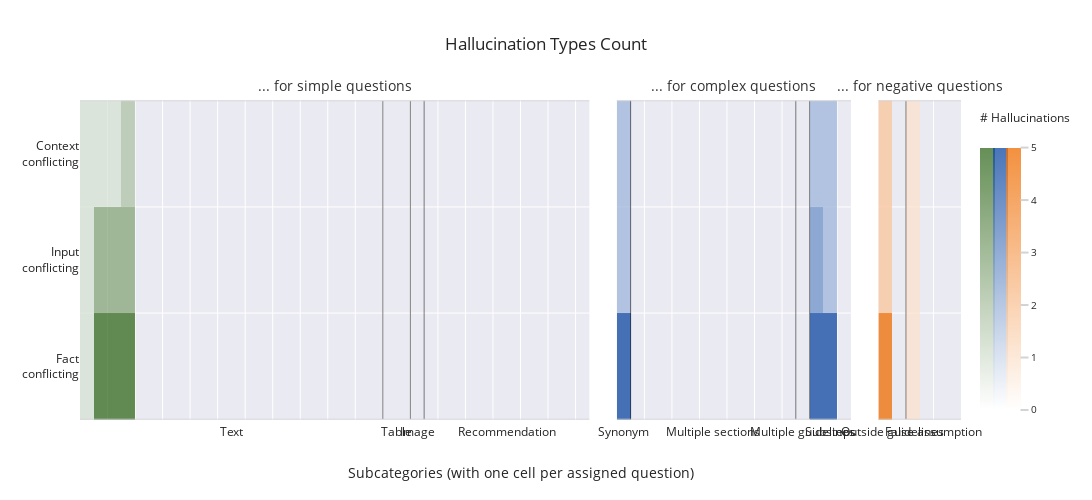

Here is the notebook cell this chart was saved with:
### Code cell
azure_generator_only_wf_system: WorkflowSystem = init_stored_wf_system(dbi, azure_generator_only_config, BACKEND_API_URL)
list_hallucinations = get_sum_hallucinations_per_question(azure_generator_only_wf_system)
avg_count_hallucinations_per_question = sum(list_hallucinations) / sum(1 for item in list_hallucinations if item is not None)
df__hallucinations, img__hallucinations = analyze_and_visualize_hallucinations(azure_generator_only_wf_system)
img__hallucinations.update_layout(width=2*screen_width, height=screen_height)

print(f"Overall hallucinations per question: {avg_count_hallucinations_per_question:.2f}")

img__hallucinations

### Figure 1 — Plotly figure (JSON) as saved in the notebook; plotly's stock layout.template omitted (floating-point values rounded to 4 significant figures)
{"data": [{"colorbar": {"len": 1, "outlinewidth": 0, "thickness": 15, "tickcolor": "lightgray", "tickfont": {"size": 10}, "ticks": "outside", "tickvals": [], "title": {"font": {"size": 12}, "side": "top", "text": "# Hallucinations<br>&nbsp;"}, "x": 1.01}, "colorscale": [[0, "rgba(255, 255, 255, 0.75)"], [1, "rgba(51, 105, 30, 0.75)"]], "type": "heatmap", "x": ["Q0 (Text)", "Q1 (Text)", "Q2 (Text)", "Q3 (Text)", "Q4 (Text)", "Q5 (Text)", "Q6 (Text)", "Q7 (Text)", "Q8 (Text)", "Q9 (Text)", "Q10 (Text)", "Q11 (Text)", "Q12 (Text)", "Q13 (Text)", "Q14 (Text)", "Q15 (Text)", "Q16 (Text)", "Q17 (Text)", "Q18 (Text)", "Q19 (Text)", "Q20 (Text)", "Q21 (Text)", "Q22 (Table)", "Q23 (Table)", "Q24 (Image)", "Q25 (Recommendation)", "Q26 (Recommendation)", "Q27 (Recommendation)", "Q28 (Recommendation)", "Q29 (Recommendation)", "Q30 (Recommendation)", "Q31 (Recommendation)", "Q32 (Recommendation)", "Q33 (Recommendation)", "Q34 (Recommendation)", "Q35 (Recommendation)", "Q36 (Recommendation)"], "xaxis": "x", "y": ["Fact<br>conflicting", "Input<br>conflicting", "Context<br>conflicting"], "yaxis": "y", "z": [[1, 5, 5, 5, null, null, null, null, null, null, null, null, null, null, null, null, null, null, null, null, null, null, null, null, null, null, null, null, null, null, null, null, null, null, null, null, null], [1, 3, 3, 3, null, null, null, null, null, null, null, null, null, null, null, null, null, null, null, null, null, null, null, null, null, null, null, null, null, null, null, null, null, null, null, null, null], [1, 1, 1, 2, null, null, null, null, null, null, null, null, null, null, null, null, null, null, null, null, null, null, null, null, null, null, null, null, null, null, null, null, null, null, null, null, null]], "zmax": 5, "zmin": 0}, {"colorbar": {"len": 1, "outlinewidth": 0, "thickness": 15, "tickcolor": "lightgray", "tickfont": {"size": 10}, "ticks": "outside", "tickvals": [], "title": {"text": "&nbsp;<br>&nbsp;"}, "x": 1.025}, "colorscale": [[0, "rgba(255, 255, 255, 0.75)"], [1, "rgba(13, 71, 161, 0.75)"]], "type": "heatmap", "x": ["Q37 (Synonym)", "Q38 (Multiple sections)", "Q39 (Multiple sections)", "Q40 (Multiple sections)", "Q41 (Multiple sections)", "Q42 (Multiple sections)", "Q43 (Multiple sections)", "Q44 (Multiple sections)", "Q45 (Multiple sections)", "Q46 (Multiple sections)", "Q47 (Multiple sections)", "Q48 (Multiple sections)", "Q49 (Multiple sections)", "Q50 (Multiple guidelines)", "Q51 (Substeps)", "Q52 (Substeps)", "Q53 (Substeps)"], "xaxis": "x2", "y": ["Fact<br>conflicting", "Input<br>conflicting", "Context<br>conflicting"], "yaxis": "y2", "z": [[5, null, null, null, null, null, null, null, null, null, null, null, null, null, 5, 5, null], [2, null, null, null, null, null, null, null, null, null, null, null, null, null, 3, 2, null], [2, null, null, null, null, null, null, null, null, null, null, null, null, null, 2, 2, null]], "zmax": 5, "zmin": 0}, {"colorbar": {"len": 1, "outlinewidth": 0, "thickness": 15, "tickcolor": "lightgray", "tickfont": {"size": 10}, "ticks": "outside", "title": {"text": "&nbsp;<br>&nbsp;"}, "x": 1.04}, "colorscale": [[0, "rgba(255, 255, 255, 0.75)"], [1, "rgba(239, 108, 0, 0.75)"]], "type": "heatmap", "x": ["Q54 (Outside guidelines)", "Q55 (Outside guidelines)", "Q56 (False assumption)", "Q57 (False assumption)", "Q58 (False assumption)", "Q59 (False assumption)"], "xaxis": "x3", "y": ["Fact<br>conflicting", "Input<br>conflicting", "Context<br>conflicting"], "yaxis": "y3", "z": [[5, null, 1, null, null, null], [2, null, 1, null, null, null], [2, null, 1, null, null, null]], "zmax": 5, "zmin": 0}], "layout": {"annotations": [{"showarrow": false, "text": "Text", "x": 10.5, "xanchor": "center", "xref": "x", "y": -0.07, "yref": "paper"}, {"showarrow": false, "text": "Table", "x": 22.5, "xanchor": "center", "xref": "x", "y": -0.07, "yref": "paper"}, {"showarrow": false, "text": "Image", "x": 24, "xanchor": "center", "xref": "x", "y": -0.07, "yref": "paper"}, {"showarrow": false, "text": "Recommendation", "x": 30.5, "xanchor": "center", "xref": "x", "y": -0.07, "yref": "paper"}, {"showarrow": false, "text": "Synonym", "x": 0, "xanchor": "center", "xref": "x2", "y": -0.07, "yref": "paper"}, {"showarrow": false, "text": "Multiple sections", "x": 6.5, "xanchor": "center", "xref": "x2", "y": -0.07, "yref": "paper"}, {"showarrow": false, "text": "Multiple guidelines", "x": 13, "xanchor": "center", "xref": "x2", "y": -0.07, "yref": "paper"}, {"showarrow": false, "text": "Substeps", "x": 15, "xanchor": "center", "xref": "x2", "y": -0.07, "yref": "paper"}, {"showarrow": false, "text": "Outside guidelines", "x": 0.5, "xanchor": "center", "xref": "x3", "y": -0.07, "yref": "paper"}, {"showarrow": false, "text": "False assumption", "x": 3.5, "xanchor": "center", "xref": "x3", "y": -0.07, "yref": "paper"}, {"font": {"size": 14}, "showarrow": false, "text": "Subcategories (with one cell per assigned question)", "x": 0.5, "xref": "paper", "y": -0.2, "yref": "paper"}, {"font": {"color": "#333", "size": 14}, "showarrow": false, "text": "... for simple questions", "x": 0.2891, "xanchor": "center", "xref": "paper", "y": 1.08, "yref": "paper"}, {"font": {"color": "#333", "size": 14}, "showarrow": false, "text": "... for complex questions", "x": 0.7422, "xanchor": "center", "xref": "paper", "y": 1.08, "yref": "paper"}, {"font": {"color": "#333", "size": 14}, "showarrow": false, "text": "... for negative questions", "x": 0.9531, "xanchor": "center", "xref": "paper", "y": 1.08, "yref": "paper"}], "height": 500, "shapes": [{"line": {"color": "black", "width": 1}, "type": "line", "x0": 21.5, "x1": 21.5, "xref": "x", "y0": -0.5, "y1": 2.5, "yref": "y"}, {"line": {"color": "black", "width": 1}, "type": "line", "x0": 23.5, "x1": 23.5, "xref": "x", "y0": -0.5, "y1": 2.5, "yref": "y"}, {"line": {"color": "black", "width": 1}, "type": "line", "x0": 24.5, "x1": 24.5, "xref": "x", "y0": -0.5, "y1": 2.5, "yref": "y"}, {"line": {"color": "black", "width": 1}, "type": "line", "x0": 0.5, "x1": 0.5, "xref": "x2", "y0": -0.5, "y1": 2.5, "yref": "y2"}, {"line": {"color": "black", "width": 1}, "type": "line", "x0": 12.5, "x1": 12.5, "xref": "x2", "y0": -0.5, "y1": 2.5, "yref": "y2"}, {"line": {"color": "black", "width": 1}, "type": "line", "x0": 13.5, "x1": 13.5, "xref": "x2", "y0": -0.5, "y1": 2.5, "yref": "y2"}, {"line": {"color": "black", "width": 1}, "type": "line", "x0": 1.5, "x1": 1.5, "xref": "x3", "y0": -0.5, "y1": 2.5, "yref": "y3"}, {"fillcolor": "rgba(0,0,0,0)", "layer": "above", "line": {"color": "lightgray", "width": 1.5}, "type": "rect", "x0": -1, "x1": 38, "xref": "x", "y0": -0.5, "y1": 2.5, "yref": "y"}, {"fillcolor": "rgba(0,0,0,0)", "layer": "above", "line": {"color": "lightgray", "width": 1.5}, "type": "rect", "x0": -1, "x1": 18, "xref": "x2", "y0": -0.5, "y1": 2.5, "yref": "y2"}, {"fillcolor": "rgba(0,0,0,0)", "layer": "above", "line": {"color": "lightgray", "width": 1.5}, "type": "rect", "x0": -1, "x1": 7, "xref": "x3", "y0": -0.5, "y1": 2.5, "yref": "y3"}], "title": {"text": "Hallucination Types Count", "x": 0.5}, "width": 1500, "xaxis": {"anchor": "y", "domain": [0, 0.5781], "range": [-0.5, 36.5], "showgrid": true, "showticklabels": false, "tickson": "boundaries"}, "xaxis2": {"anchor": "y2", "domain": [0.6094, 0.875], "range": [-0.5, 16.5], "showgrid": true, "showticklabels": false, "tickson": "boundaries"}, "xaxis3": {"anchor": "y3", "domain": [0.9062, 1], "range": [-0.5, 5.5], "showgrid": true, "showticklabels": false, "tickson": "boundaries"}, "yaxis": {"anchor": "x", "domain": [0, 1], "gridwidth": 1, "showgrid": true, "showticklabels": true, "tickson": "boundaries"}, "yaxis2": {"anchor": "x2", "domain": [0, 1], "gridwidth": 1, "matches": "y", "showgrid": true, "showticklabels": false, "tickson": "boundaries"}, "yaxis3": {"anchor": "x3", "domain": [0, 1], "gridwidth": 1, "matches": "y", "showgrid": true, "showticklabels": false, "tickson": "boundaries"}}}
